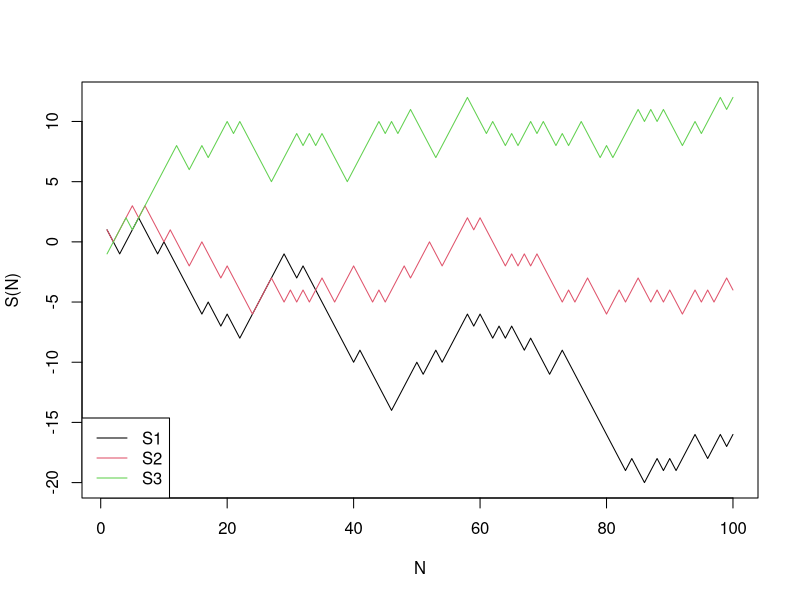
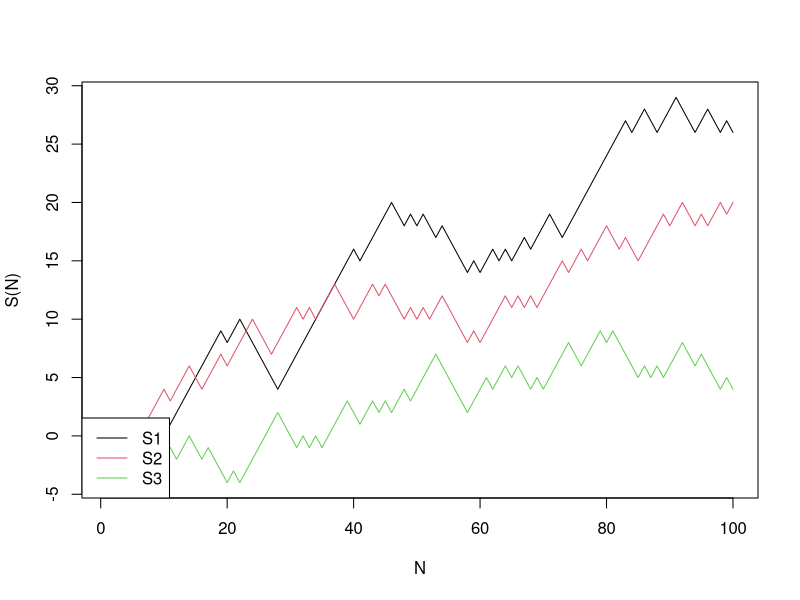

Write the R code that produced these figures, in order.
## ---- chunk 1
traceMeanVar = function(p, num_traces, N=100, legend=T){
  # step1. generate samples
  samples = NULL ## initialize history
  for (trace in 1:num_traces){
    X = cumsum(sample(c(1,-1), size=N, prob=c(p,1-p), replace=T)) ## sample trace
    samples = cbind(samples, X) ## accumulate traces to history
  }
  
  # step2. plot and print mean and variance
  colnames(samples) = sprintf("S%d",1:num_traces) ## label samples "S1","S2",...
  matplot(samples, col=1:num_traces, lty=1, type="l", xlab="N",ylab="S(N)") ## plot
  print(apply(samples, 2, function(x) {setNames(c(mean(x), var(x)), c("Mean", "Var"))}))
  if (legend==T) legend("bottomleft", legend=colnames(samples), col=1:num_traces, lty=1)
}
## ---- chunk 2
set.seed(190416)
traceMeanVar(p=0.5, num_traces=3)
## ---- chunk 3
set.seed(190416)
traceMeanVar(p=0.55, num_traces=3)
